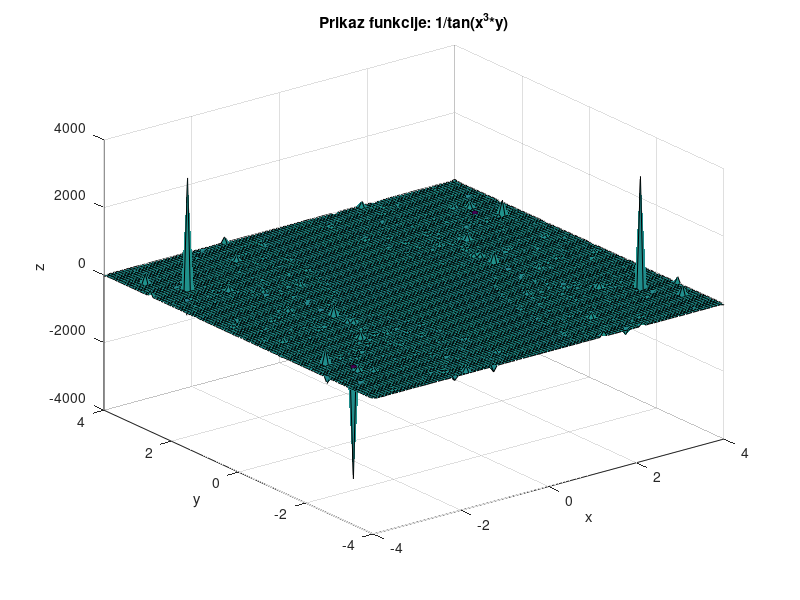

Write the MATLAB code that produced this figure.
x1 = linspace(-4,4,100);
y1 = linspace(-4,4,100);

[x,y] = meshgrid(x1,y1);

z = tan(x.^3 .* y);

surf(x,y,z)
xlabel('x')
ylabel('y')
zlabel('z')
title('Prikaz funkcije: 1/tan(x^3*y)')